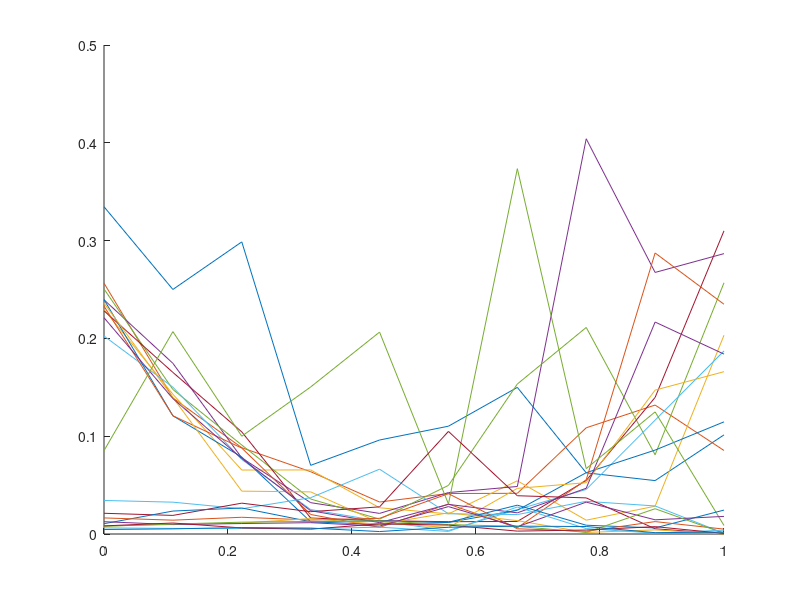
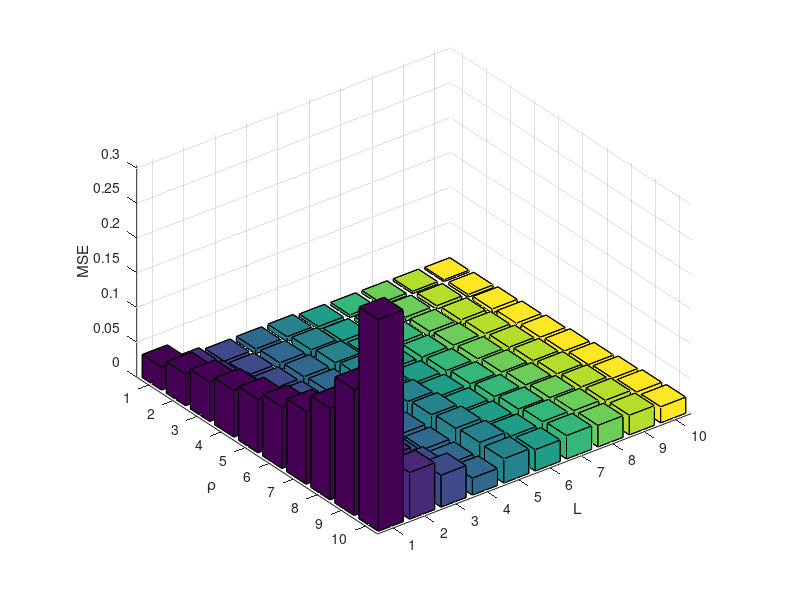
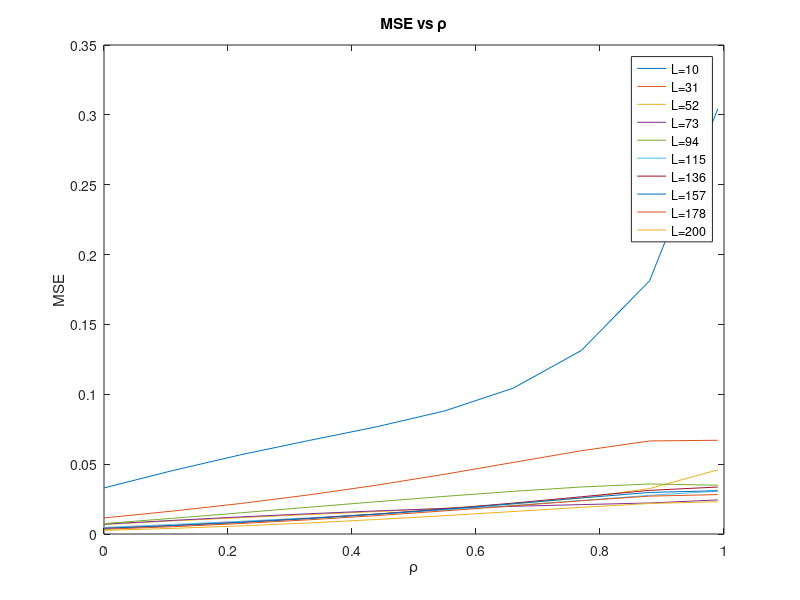
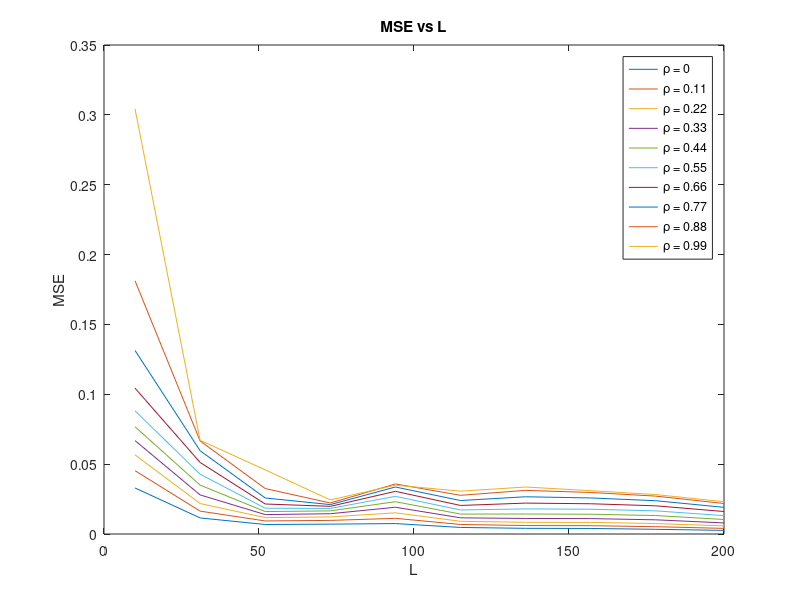

The MATLAB source for these figures, in order:
%% section 1
%First version, rho fixed at start
M = 10;
mu = zeros(M,1);
rho_fin = linspace(0,1,10);
k = linspace(10,200,11);
mse = zeros(length(rho_fin),1);

s=zeros(length(rho_fin), 20);
rho=0.5;
m = rho*ones(M-1,1);
c = cat(1,1,m);
C = toeplitz(c);

 for kk = 1:length(k) 
 
    for ii=1:length(rho_fin)
        rho=rho_fin(ii);
        m = rho*ones(M-1,1);
        c = cat(1,1,m);
        Ci = toeplitz(c);      
        w_k = mvnrnd(mu,Ci,k(kk));
        C_est = cov(w_k);
        mse(ii) = mean((C-C_est).^2, 'all'); 
    end
    figure(1); hold on;
    plot(rho_fin, mse);
        
 end

%% section 2
%Second version, rho NOT fixed at start
M = 10;
mu = zeros(M,1);
rho_fin = linspace(0,1,10);
k = linspace(10,200,11);
mse = zeros(length(rho_fin),1);
s=zeros(length(rho_fin), 20);

 for kk = 1:length(k) 
 
    for ii=1:length(rho_fin)
        rho=rho_fin(ii);
        m = rho*ones(M-1,1);
        c = cat(1,1,m);
        C = toeplitz(c);      
        w_k = mvnrnd(mu,C,k(kk));
        C_est = cov(w_k);
        mse(ii) = mean((C-C_est).^2, 'all'); 
    end
    
    figure(1); hold on;
    plot(rho_fin, mse);
        
 end
 

 %% 1.1 − Noise Generation
 clc;
 clear all;
 
 M=4;
 MC = 10; % Montecarlo Iterations 
 MSE_H = zeros(10,10,MC);
 for iter = 1:MC % iterate through Montecarlo 
     i=1;
     u = randn ([M,200]); % returns a Mx200 matrix containing ”random” values from normal distrib 
     for L = floor ( linspace (10 ,200 ,10)) % iterate through L
     k=1;
     for rho = linspace (0 , 0.99 ,10) %iterate through values of rho 
         Cw_true = toeplitz ([1 ,rho ,rho ,rho ]);
         % true Covariance Matrix , it makes like sum of diags in a toeplitz form 
         w = chol(Cw_true, 'lower')*u(:,1:L);
         % noise , chol gives a lower triangular matrix drawn from Cw true
         Cw_est = cov(w.');
         % estimate of the Covariance Matrix (we put the transpose since for cov each column is a variable , each 
         MSE_H(k, i, iter) = mean(mean(Cw_true - Cw_est).^2); % .ˆ since element wise,
         %mean of mean compute the mean of the vector of the mean
         k = k + 1; % to increment index associated to rho 
     end
         i = i + 1; % to increment index associated to L 
    end
 end
     MSE_H = mean(MSE_H,3); % mean for each combination of x and y of MSE
     figure ()
     bar3(MSE_H);
     xlabel('L');
     ylabel('\rho');
     zlabel('MSE') % 3D PLOT
     figure ()
     for l = 1:10 % iterate through L, to have different lines of MSE v. rho wrt L
         plot(linspace(0, 0.99, 10), MSE_H(:,l))
         legend('L=10','L=31','L=52','L=73','L=94','L=115','L=136','L=157','L=178','L=200')
         hold on
         
     end
xlabel('\rho');
ylabel('MSE')
title('MSE vs \rho')
figure ()
for rho = 1:10 % iterate through rho, to have different lines of MSE v. L wrt rho 
    plot ( floor ( linspace (10 ,200 ,10)) , MSE_H(rho , :))
    legend('\rho = 0', '\rho = 0.11','\rho = 0.22','\rho = 0.33','\rho = 0.44','\rho = 0.55','\rho = 0.66','\rho = 0.77','\rho = 0.88','\rho = 0.99')
         
    hold on;
end
xlabel('L');
ylabel('MSE')
title('MSE vs L')